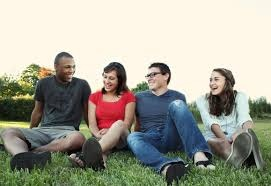
#> input picture image_with_boxes.jpg, 271 x 186 px; the run also reads 1 picture not shown here
$ jupyter execute --allow-errors Image_Segmentation.ipynb
#> lines starting #> are read from the running program, lines starting #| are printed output that depends on the picture; after the words box and inside, x2 and y2 are one past the last pixel; in counts of white or black regions, pixels touching at a corner belong together
[cell 1]
#Q.No.1> Perform basic color-based segmentation to separate the blue color in an image.
import cv2
import numpy as np

# Load the image
image = cv2.imread('image_with_boxes.jpg')
#> image is the input picture: shape (186, 271, 3); mean B, G, R 148.3, 162.2, 162.9

# Convert the image to HSV color space
hsv_image = cv2.cvtColor(image, cv2.COLOR_BGR2HSV)
#> hsv_image: shape (186, 271, 3); mean H, S, V 44.5, 59, 172.9

# Define the range for blue color in HSV
# These values can be adjusted based on the exact shade of blue
lower_blue = np.array([100, 150, 50])  # Lower bound of blue
upper_blue = np.array([140, 255, 255])  # Upper bound of blue

# Create a mask that identifies all pixels within the blue range
mask = cv2.inRange(hsv_image, lower_blue, upper_blue)
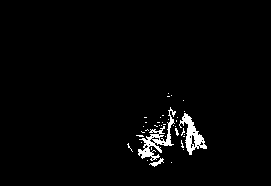
#> mask: shape (186, 271); 2.3% white; 39 white regions (36 under 20 px), largest, box (x1, y1, x2, y2) and area: (138, 107, 176, 161) 538, (179, 113, 207, 155) 435, (149, 158, 164, 167) 49

# Bitwise AND the mask with the original image to isolate blue areas
blue_segmented = cv2.bitwise_and(image, image, mask=mask)
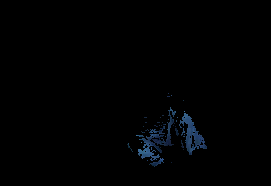
#> blue_segmented: shape (186, 271, 3); mean B, G, R 2.2, 1.5, 0.8

# Display the original and segmented images
cv2.imshow('Original Image', image)
cv2.imshow('Blue Segmented Image', blue_segmented)

# Wait for a key press and close the windows
cv2.waitKey(0)
cv2.destroyAllWindows()

[cell 2]
#Q.No.2>  Use edge detection with Canny to highlight object edges in an image loaded.
import cv2
import numpy as np


image = cv2.imread('image_with_boxes.jpg')

# Convert the image to grayscale
gray_image = cv2.cvtColor(image, cv2.COLOR_BGR2GRAY)
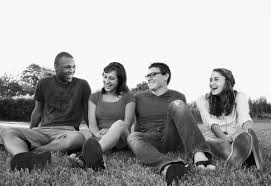
#> gray_image: shape (186, 271); min 0, max 255, mean 160.7

# Apply Gaussian blur to reduce noise
blurred_image = cv2.GaussianBlur(gray_image, (5, 5), 0)
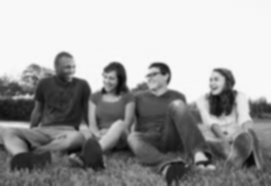
#> blurred_image: shape (186, 271); min 8, max 251, mean 160.7

# Perform Canny edge detection
edges = cv2.Canny(blurred_image, 100, 200)  # Thresholds can be adjusted
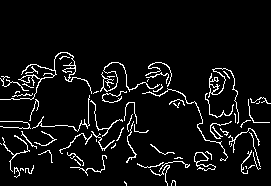
#> edges: shape (186, 271); 6.3% white in thin lines or dots, all inside (x1, y1, x2, y2) = (0, 52, 271, 186)

# Display the original and edge-detected images
cv2.imshow('Original Image', image)
cv2.imshow('Canny Edge Detection', edges)

# Wait for a key press and close the windows
cv2.waitKey(0)
cv2.destroyAllWindows()

[cell 3]
#Q.No.3> Load a pretrained Mask R-CNN model from PyTorch and use it for object detection and segmentation on an image.
import torch
import torchvision
import cv2
import numpy as np
from torchvision.transforms import functional as F
import matplotlib.pyplot as plt


#> (the rest of this cell did not finish here and is left out)

[cell 4]
#Q.No.4> Generate bounding boxes for each object detected by Mask R-CNN in an image.
import torch
import torchvision
import cv2
import numpy as np
from torchvision.transforms import functional as F

# Load the pre-trained Mask R-CNN model
#> (the rest of this cell did not finish here and is left out)

[cell 5]
#Q.No.5> Convert an image to grayscale and apply Otsu's thresholding method for segmentation.
import cv2
import numpy as np

# Load the image
image_path = 'image_with_boxes.jpg'  # Replace with your image path
image = cv2.imread(image_path)

# Convert the image to grayscale
gray_image = cv2.cvtColor(image, cv2.COLOR_BGR2GRAY)

# Apply Otsu's thresholding
# The second parameter is 0 because we want Otsu's method to automatically determine the optimal threshold
ret, otsu_thresholded = cv2.threshold(gray_image, 0, 255, cv2.THRESH_BINARY + cv2.THRESH_OTSU)
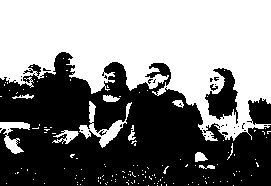
#> otsu_thresholded: shape (186, 271); 50.8% white; 33 black regions (29 under 20 px)
#> ret = 159

# Display the original and thresholded images
cv2.imshow('Original Image', image)
cv2.imshow("Otsu's Thresholding", otsu_thresholded)

# Wait for a key press and close the windows
cv2.waitKey(0)
cv2.destroyAllWindows()

[cell 6]
#Q.No.6> Perform contour detection in an image to detect distinct objects or shapes.

import cv2
import numpy as np

# Load the image
image_path = 'image_with_boxes.jpg'  # Replace with your image path
image = cv2.imread(image_path)

# Convert the image to grayscale
gray_image = cv2.cvtColor(image, cv2.COLOR_BGR2GRAY)

# Apply Gaussian blur to reduce noise (optional)
blurred_image = cv2.GaussianBlur(gray_image, (5, 5), 0)

# Use Canny edge detection to find edges
edges = cv2.Canny(blurred_image, 100, 200)

# Find contours from the edges
contours, hierarchy = cv2.findContours(edges, cv2.RETR_EXTERNAL, cv2.CHAIN_APPROX_SIMPLE)
#> contours = 68 contours, 58 with area under 20; largest, box (x1, y1, x2, y2) and area: (194, 152, 216, 171) 106, (208, 68, 239, 124) 84, (0, 52, 92, 100) 65, (100, 62, 160, 92) 40, (142, 88, 228, 161) 38

# Draw the contours on the original image
contoured_image = image.copy()
cv2.drawContours(contoured_image, contours, -1, (0, 255, 0), 2)  # Draw contours in green
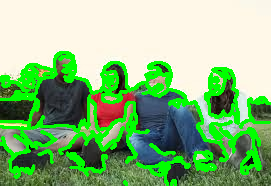
#> contoured_image: shape (186, 271, 3); 19.53% of pixels changed, all inside (x1, y1, x2, y2) = (0, 51, 271, 186)

# Display the original and contoured images
cv2.imshow('Original Image', image)
cv2.imshow('Contours Detected', contoured_image)

# Wait for a key press and close the windows
cv2.waitKey(0)
cv2.destroyAllWindows()

[cell 7]
#Q.No.7> Apply Mask R-CNN to detect objects and their segmentation masks in a custom image and display them.
import torch
import torchvision
import cv2
import numpy as np
from torchvision.transforms import functional as F
import matplotlib.pyplot as plt

# Load the pre-trained Mask R-CNN model
#> (the rest of this cell did not finish here and is left out)

[cell 8]
#Q.No.8> Apply k-means clustering for segmenting regions in an image.
import cv2
import numpy as np
from sklearn.cluster import KMeans
import matplotlib.pyplot as plt

# Load the image
image_path = 'D:\Document\DeepLearning_Assignment\Image4.jpg'  # Replace with your image path
image = cv2.imread(image_path)
image_rgb = cv2.cvtColor(image, cv2.COLOR_BGR2RGB)  # Convert to RGB

# Reshape the image into a 2D array of pixels
pixels = image_rgb.reshape(-1, 3)

# Apply K-means clustering
K = 4  # Number of clusters (regions)
kmeans = KMeans(n_clusters=K, random_state=0)
kmeans.fit(pixels)

# Get the cluster centers (centroids) and labels
centroids = kmeans.cluster_centers_
labels = kmeans.labels_

# Reconstruct the segmented image using the centroids
segmented_image = centroids[labels].reshape(image_rgb.shape).astype(np.uint8)

# Display the original and segmented images
plt.figure(figsize=(10, 5))

# Original image
plt.subplot(1, 2, 1)
plt.imshow(image_rgb)
plt.title("Original Image")
plt.axis('off')

# Segmented image
plt.subplot(1, 2, 2)
plt.imshow(segmented_image)
plt.title(f"K-means Segmentation (K={K})")
plt.axis('off')

plt.show()
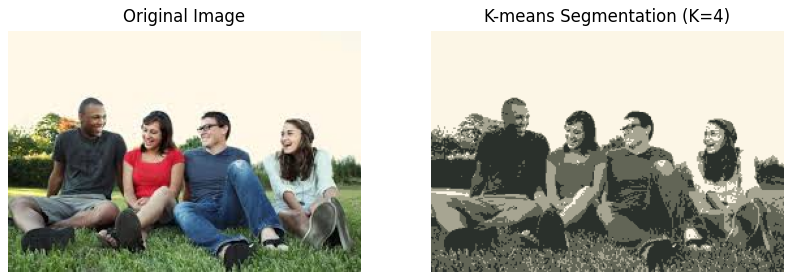
#> figure drawn by matplotlib, 2 panels
